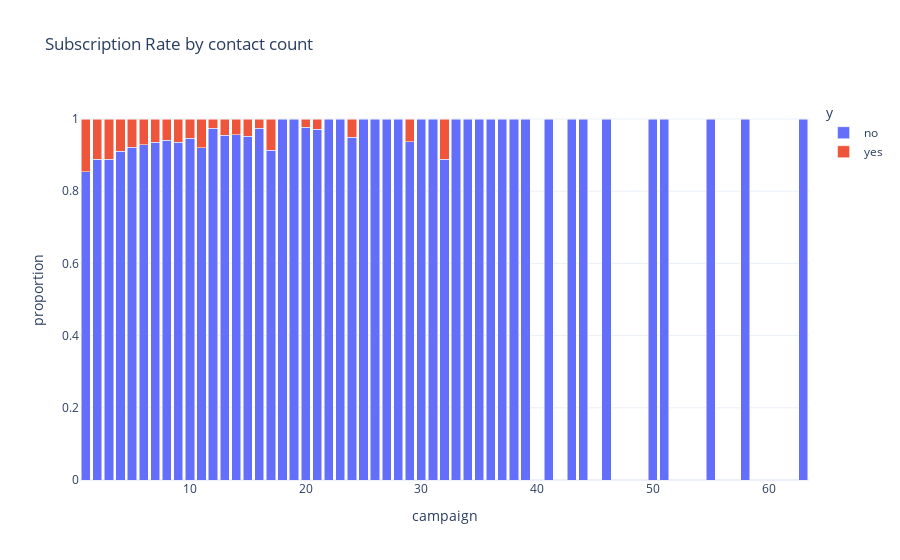

Here is the notebook cell this chart was saved with:
### Code cell
px.bar(
    df.groupby('campaign', as_index=False)['y'].value_counts(normalize=True),
    x='campaign',
    y='proportion',
    color='y',
    barmode='stack',
    title='Subscription Rate by contact count'
)

### Figure 1 — Plotly figure (JSON) as saved in the notebook; plotly's stock layout.template omitted (floating-point values rounded to 4 significant figures)
{"data": [{"hovertemplate": "y=no<br>campaign=%{x}<br>proportion=%{y}<extra></extra>", "legendgroup": "no", "marker": {"color": "#636efa", "pattern": {"shape": ""}}, "name": "no", "orientation": "v", "showlegend": true, "textposition": "auto", "type": "bar", "x": [1, 2, 3, 4, 5, 6, 7, 8, 9, 10, 11, 12, 13, 14, 15, 16, 17, 18, 19, 20, 21, 22, 23, 24, 25, 26, 27, 28, 29, 30, 31, 32, 33, 34, 35, 36, 37, 38, 39, 41, 43, 44, 46, 50, 51, 55, 58, 63], "xaxis": "x", "y": [0.854, 0.888, 0.8881, 0.91, 0.9212, 0.9287, 0.9361, 0.9407, 0.9358, 0.9474, 0.9204, 0.9742, 0.9549, 0.957, 0.9524, 0.9747, 0.913, 1.0, 1.0, 0.9767, 0.9714, 1.0, 1.0, 0.95, 1.0, 1.0, 1.0, 1.0, 0.9375, 1.0, 1.0, 0.8889, 1.0, 1.0, 1.0, 1.0, 1.0, 1.0, 1.0, 1.0, 1.0, 1.0, 1.0, 1.0, 1.0, 1.0, 1.0, 1.0], "yaxis": "y"}, {"hovertemplate": "y=yes<br>campaign=%{x}<br>proportion=%{y}<extra></extra>", "legendgroup": "yes", "marker": {"color": "#EF553B", "pattern": {"shape": ""}}, "name": "yes", "orientation": "v", "showlegend": true, "textposition": "auto", "type": "bar", "x": [1, 2, 3, 4, 5, 6, 7, 8, 9, 10, 11, 12, 13, 14, 15, 16, 17, 20, 21, 24, 29, 32], "xaxis": "x", "y": [0.146, 0.112, 0.1119, 0.09001, 0.0788, 0.07126, 0.06395, 0.05926, 0.06422, 0.05263, 0.0796, 0.02581, 0.04511, 0.04301, 0.04762, 0.02532, 0.08696, 0.02326, 0.02857, 0.05, 0.0625, 0.1111], "yaxis": "y"}], "layout": {"barmode": "stack", "legend": {"title": {"text": "y"}, "tracegroupgap": 0}, "title": {"text": "Subscription Rate by contact count"}, "xaxis": {"anchor": "y", "domain": [0, 1], "title": {"text": "campaign"}}, "yaxis": {"anchor": "x", "domain": [0, 1], "title": {"text": "proportion"}}}}
